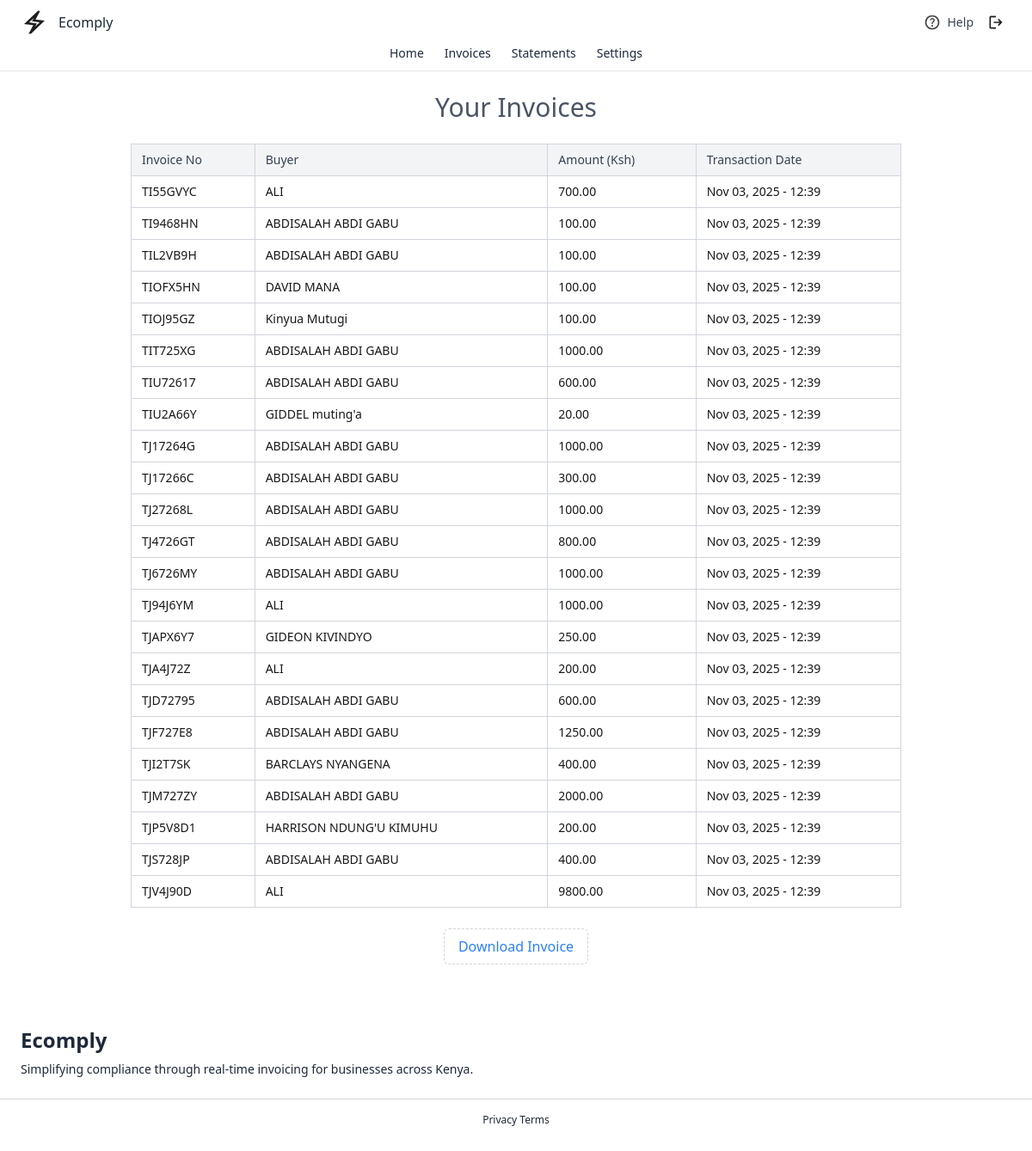
Page /invoices/ (signed in) on the committed database.
### page/models.py (models this page shows, shortened)
class Invoice(models.Model):
    user = models.ForeignKey(User, on_delete=models.CASCADE, null=True, blank=True)
    number = models.CharField(max_length=8)
    item = models.CharField(max_length=255)
    amount = models.DecimalField(max_digits=12, decimal_places=2)
    created_at = models.DateTimeField(auto_now_add=True)

### page/views.py (the view)
# urls.py: path('invoices/', InvoiceListView.as_view(), name='invoices'),
@method_decorator(login_required, name='dispatch')
class InvoiceListView(View):
    template_name = 'dashboard/invoice.html'
    def get(self, request):
        invoices = Invoice.objects.filter(user=request.user).order_by('-created_at')
        return render(request, self.template_name, {'invoices': invoices})

### templates/dashboard/invoice.html (shortened to what this page needs)
{% extends 'base.html' %}
{% load static %}
{% block content %}
{% include 'components/navbar.html' %}
<div class="flex justify-center px-4 py-6">
  <div class="w-full max-w-4xl">
    <h1 class="text-2xl sm:text-3xl font-medium mb-6 text-gray-600 text-center">Your Invoices</h1>
    {% if invoices %}
    <div class="overflow-x-auto">
      <table class="min-w-full border border-gray-300 text-sm divide-y divide-gray-200">
        <thead class="bg-gray-100">
          <tr>
            <th class="py-2 px-2 sm:px-3 text-left font-medium text-gray-700 border border-gray-300">Invoice No</th>
            <th class="py-2 px-2 sm:px-3 text-left font-medium text-gray-700 border border-gray-300">Buyer</th>
            <th class="py-2 px-2 sm:px-3 text-left font-medium text-gray-700 border border-gray-300">Amount (Ksh)</th>
            <th class="py-2 px-2 sm:px-3 text-left font-medium text-gray-700 border border-gray-300"> Transaction Date</th>
          </tr>
        </thead>
        <tbody class="bg-white divide-y divide-gray-200">
          {% for invoice in invoices %}
          <tr class="hover:bg-blue-50 transition-colors duration-200">
            <td class="py-2 px-2 sm:px-3 border border-gray-300 whitespace-nowrap">{{ invoice.number }}</td>
            <td class="py-2 px-2 sm:px-3 border border-gray-300">{{ invoice.item }}</td>
            <td class="py-2 px-2 sm:px-3 border border-gray-300">{{ invoice.amount|floatformat:2 }}</td>
            <td class="py-2 px-2 sm:px-3 border border-gray-300 whitespace-nowrap">{{ invoice.created_at|date:"M d, Y - H:i" }}</td>
          </tr>
          {% endfor %}
        </tbody>
      </table>
    </div>
    {% else %}
      <p class="text-gray-600 text-center mt-4">No invoices generated yet.</p>
    {% endif %}
    <div class="mt-6 text-center">
      <a href="{% url 'upload_statement' %}"
         class="inline-block px-4 py-2 border border-gray-300 border-dashed rounded-md text-blue-500 hover:bg-gray-300 hover:text-blue-800 transition-all duration-300">
       Download Invoice
      </a>
    </div>
  </div>
</div>
         {% include 'components/Footer.html' %}
{% endblock %}

### rows in the picture
Invoice: number "TI55GVYC", item "ALI", amount "700.00", created_at "Nov 03, 2025 - 12:39"
Invoice: number "TI9468HN", item "ABDISALAH ABDI GABU", amount "100.00", created_at "Nov 03, 2025 - 12:39"
Invoice: number "TIL2VB9H", item "ABDISALAH ABDI GABU", amount "100.00", created_at "Nov 03, 2025 - 12:39"
Invoice: number "TIOFX5HN", item "DAVID MANA", amount "100.00", created_at "Nov 03, 2025 - 12:39"
Invoice: number "TIOJ95GZ", item "Kinyua Mutugi", amount "100.00", created_at "Nov 03, 2025 - 12:39"
Invoice: number "TIT725XG", item "ABDISALAH ABDI GABU", amount "1000.00", created_at "Nov 03, 2025 - 12:39"
Invoice: number "TIU72617", item "ABDISALAH ABDI GABU", amount "600.00", created_at "Nov 03, 2025 - 12:39"
Invoice: number "TIU2A66Y", item "GIDDEL muting'a", amount "20.00", created_at "Nov 03, 2025 - 12:39"
Invoice: number "TJ17264G", item "ABDISALAH ABDI GABU", amount "1000.00", created_at "Nov 03, 2025 - 12:39"
Invoice: number "TJ17266C", item "ABDISALAH ABDI GABU", amount "300.00", created_at "Nov 03, 2025 - 12:39"
Invoice: number "TJ27268L", item "ABDISALAH ABDI GABU", amount "1000.00", created_at "Nov 03, 2025 - 12:39"
Invoice: number "TJ4726GT", item "ABDISALAH ABDI GABU", amount "800.00", created_at "Nov 03, 2025 - 12:39"
Invoice: number "TJ6726MY", item "ABDISALAH ABDI GABU", amount "1000.00", created_at "Nov 03, 2025 - 12:39"
Invoice: number "TJ94J6YM", item "ALI", amount "1000.00", created_at "Nov 03, 2025 - 12:39"
Invoice: number "TJAPX6Y7", item "GIDEON KIVINDYO", amount "250.00", created_at "Nov 03, 2025 - 12:39"
Invoice: number "TJA4J72Z", item "ALI", amount "200.00", created_at "Nov 03, 2025 - 12:39"
Invoice: number "TJD72795", item "ABDISALAH ABDI GABU", amount "600.00", created_at "Nov 03, 2025 - 12:39"
Invoice: number "TJF727E8", item "ABDISALAH ABDI GABU", amount "1250.00", created_at "Nov 03, 2025 - 12:39"
Invoice: number "TJI2T7SK", item "BARCLAYS NYANGENA", amount "400.00", created_at "Nov 03, 2025 - 12:39"
Invoice: number "TJM727ZY", item "ABDISALAH ABDI GABU", amount "2000.00", created_at "Nov 03, 2025 - 12:39"
Invoice: number "TJP5V8D1", item "HARRISON NDUNG'U KIMUHU", amount "200.00", created_at "Nov 03, 2025 - 12:39"
Invoice: number "TJS728JP", item "ABDISALAH ABDI GABU", amount "400.00", created_at "Nov 03, 2025 - 12:39"
Invoice: number "TJV4J90D", item "ALI", amount "9800.00", created_at "Nov 03, 2025 - 12:39"
